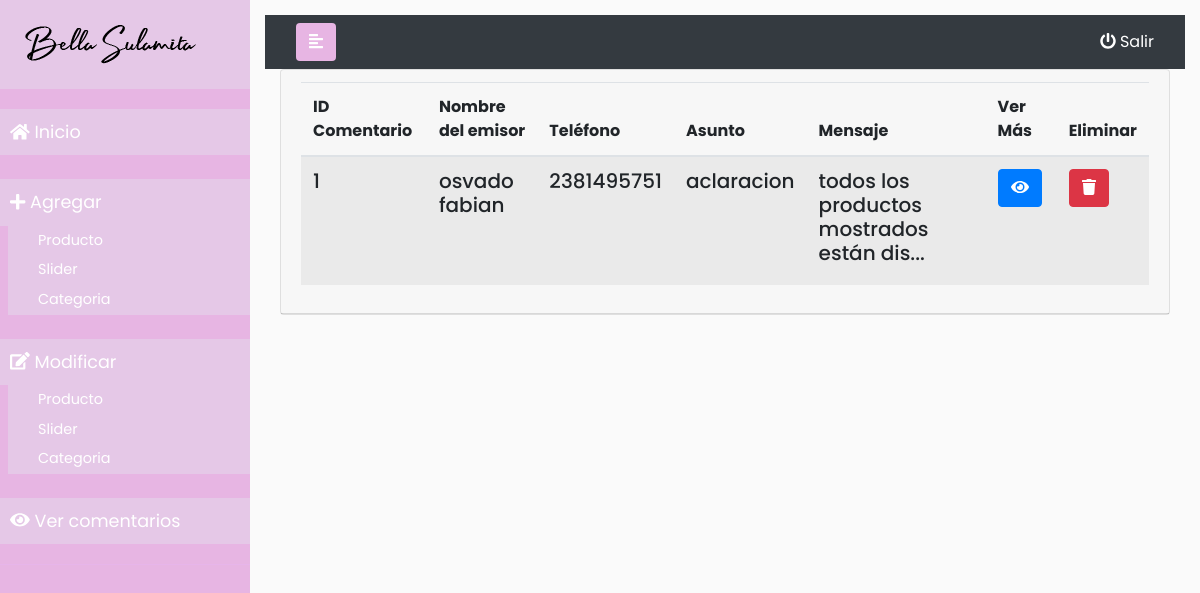
The app's page /administrador/tablaComentarios.php (signed in) with its own data.
### tables this page shows
CREATE TABLE `formulario` (
  `id` int(11) NOT NULL,
  `nombre` varchar(80) NOT NULL,
  `telefono` bigint(20) NOT NULL,
  `asunto` varchar(80) NOT NULL,
  `mensaje` text NOT NULL
);

### backend/modelo/BD.php (called while the page is built, shortened)
<?php
class BD {
    private $servername = "localhost";
    private $username = "root";
    private $password = "Fabian55";
    private $database = "bellaSulamita";
    public function __construct() {
        try {
            $this->conn = new PDO("mysql:host=$this->servername;dbname=$this->database", $this->username, $this->password);
        } catch (PDOException $e) {
            echo "Connection failed: " . $e->getMessage();
        }
    }
}

### backend/modelo/MContacto.php (called while the page is built, shortened)
<?php
class MContacto  extends BD{
    public function consultarTodas(){
        try {
            $stmt = $this->conn->prepare("SELECT * FROM formulario");
            $stmt->execute();
            return $stmt->fetchAll();
        } catch (PDOException $e) {
            echo "Error: " . $e->getMessage();
        }
    }
}

### backend/controlador/CContacto.php (the view, shortened to what this page needs)
<?php
class CContacto {
    private $modelo;
    public function __construct() {
        $this->modelo= new MContacto();
    }
    public function mostrarFormulariosAdmin() {
        $formulario = $this->modelo->consultarTodas();
        $acu = "";
        foreach ($formulario as $form) {
            $acu .= '<tbody>
			<tr>
                            <th scope="row"><h5>' . $form["id"] . '</h5></th>
                            <th scope="row"><h5>' . $form["nombre"] . '</h5></th>
                            <th scope="row"><h5>' . $form["telefono"] . '</h5></th>
                            <th scope="row"><h5>' . $form["asunto"] . '</h5></th>
                            <th scope="row"><h5>' . substr($form["mensaje"],0,40) . '...</h5></th>
                            <td><button type="button" class="btn btn-primary"><a href="verComentario.php?id=' . $form["id"] . '"><i class="fa fa-eye"></i></a></button></td>
                            <td><button type="button" class="btn btn-danger"><a href="eliminarComentario.php?id=' . $form["id"] . '"><i class="fa fa-trash"></i></a></button></td>
			</tr>
                    </tbody>';
        }
        return $acu;
    }
}

### administrador/style/css_1.css (style rules this page uses)
body { font-family: 'Poppins', sans-serif; background: #fafafa; }
a, a:hover, a:focus { color: inherit; text-decoration: none; transition: all 0.3s; }

### records on screen
formulario: id "1", nombre "osvado fabian", telefono "2381495751", asunto "aclaracion", mensaje "todos los productos mostrados están dis"
